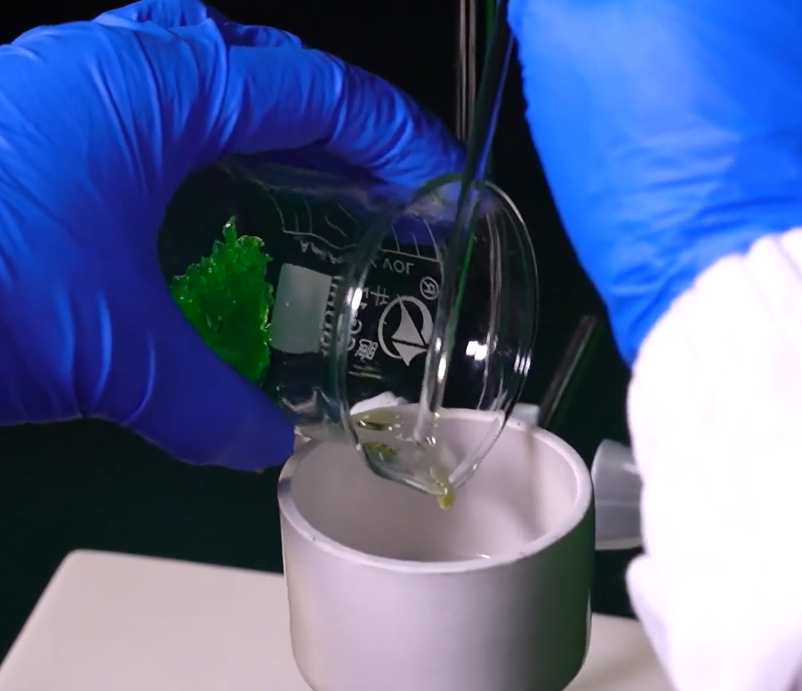
#> input picture images/test.jpg, 1604 x 1382 px (shown at 1/2 size)
$ python -i camera_fingerprint.py   (imports and definitions only)
#> lines starting #> are read from the running program, lines starting #| are printed output that depends on the picture
#> further down, picture is the input picture: shape (1382, 1604, 3); mean B, G, R 144.6, 102.2, 87.3
"""相机画面指纹：用“看到的场景”认相机，而不是名字/端口/编号。

## 用途

两台同型号、无唯一序列号的 UVC 相机，拔插后 Windows 名字/端口/OpenCV 编号
都可能变。画面指纹把它们看到的场景（床 / 阳台门）当作身份：一次登记，
之后按指纹匹配回 left/right。**分不清就返回 None，不猜。**

## 边界

- 相机挪位置/角度或场景剧变后，旧指纹失效，需要重新登记。
- 两台相机看到完全相同的画面时，任何指纹都无法区分；那时只能靠唯一序列号/人工。
"""

from __future__ import annotations

from dataclasses import dataclass

import cv2
import numpy as np


@dataclass(frozen=True)
class Fingerprint:
    """降采样灰度（去均值归一化）+ HSV 2D 直方图。"""

    gray: np.ndarray
    hist: np.ndarray


def make_fingerprint(frame: np.ndarray) -> Fingerprint:
    """从 BGR 帧生成指纹；空帧/非 3 通道抛 ValueError。"""
    if frame is None or not isinstance(frame, np.ndarray) or frame.size == 0:
        raise ValueError("空帧不能生成相机指纹")
    if frame.ndim == 2:
        gray = frame
        bgr = cv2.cvtColor(frame, cv2.COLOR_GRAY2BGR)
    elif frame.ndim == 3 and frame.shape[2] == 3:
        bgr = frame
        gray = cv2.cvtColor(frame, cv2.COLOR_BGR2GRAY)
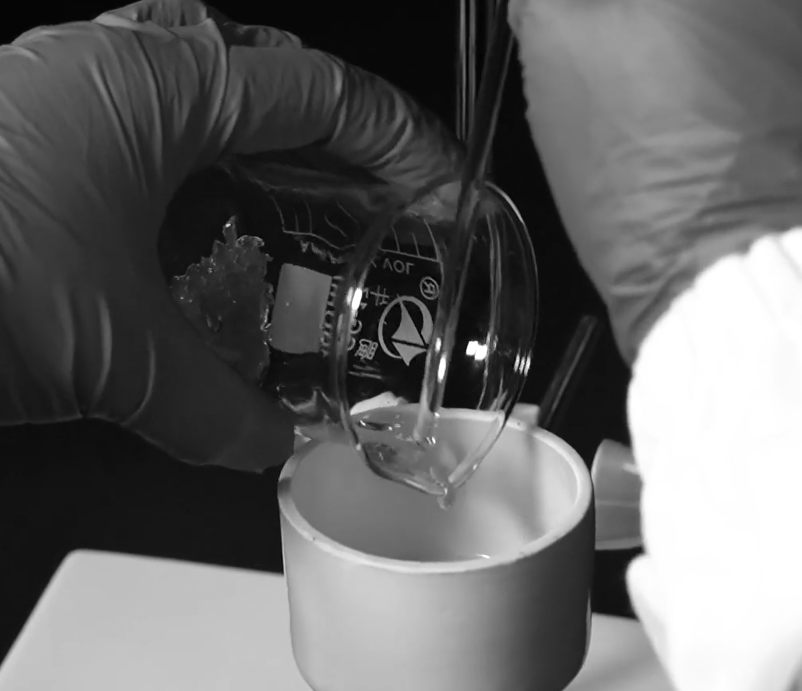
#> gray: shape (1382, 1604) (shown at 1/2 size); min 0, max 255, mean 102.6
    else:
        raise ValueError(f"只支持灰度/3 通道 BGR，收到 shape={frame.shape}")
    small = cv2.resize(gray, (64, 36)).astype(np.float32)
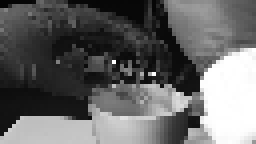
#> small: shape (36, 64) float32 (shown 4 times larger); min 5, max 255, mean 102.7
    small -= float(small.mean())
    norm = float(np.linalg.norm(small))
#> norm = 3856.1
    if norm > 0:
        small /= norm
    hsv = cv2.cvtColor(bgr, cv2.COLOR_BGR2HSV)
#> hsv: shape (1382, 1604, 3); mean H, S, V 112.5, 117.2, 147.2
    hist = cv2.calcHist([hsv], [0, 1], None, [16, 8], [0, 180, 0, 256])
    hist = cv2.normalize(hist, hist).flatten().astype(np.float32)
#> hist = 128 values, max 0.464 at index 86, min 0 at index 6, mean 0.0337
    return Fingerprint(gray=small.ravel(), hist=hist)


def similarity(a: Fingerprint, b: Fingerprint) -> float:
    """0..1（可能略负）：0.7 灰度相关 + 0.3 HSV 直方图相关。"""
    gray = float(np.dot(a.gray, b.gray))
    hist = float(cv2.compareHist(a.hist, b.hist, cv2.HISTCMP_CORREL))
    return 0.7 * gray + 0.3 * hist


def match_fingerprint(
    fp: Fingerprint,
    refs: dict[str, Fingerprint],
    *,
    min_score: float = 0.45,
    min_margin: float = 0.10,
) -> tuple[str, float] | None:
    """返回最佳 ``(role, score)``；低于阈值或与第二名差距不够 -> None。

    这是**拒绝猜**的实现：两台场景相似时 margin 会很小，返回 None 比
    静默选一个更安全。
    """
    if not refs:
        return None
    scored = sorted(((similarity(fp, ref), name) for name, ref in refs.items()),
                    reverse=True)
    best_score, best_name = scored[0]
    second = scored[1][0] if len(scored) > 1 else -1.0
    if best_score < min_score or best_score - second < min_margin:
        return None
    return best_name, best_score


__all__ = ["Fingerprint", "make_fingerprint", "similarity", "match_fingerprint"]

>>> import cv2
>>> picture = cv2.imread('../images/test.jpg')
>>> result = make_fingerprint(picture)
